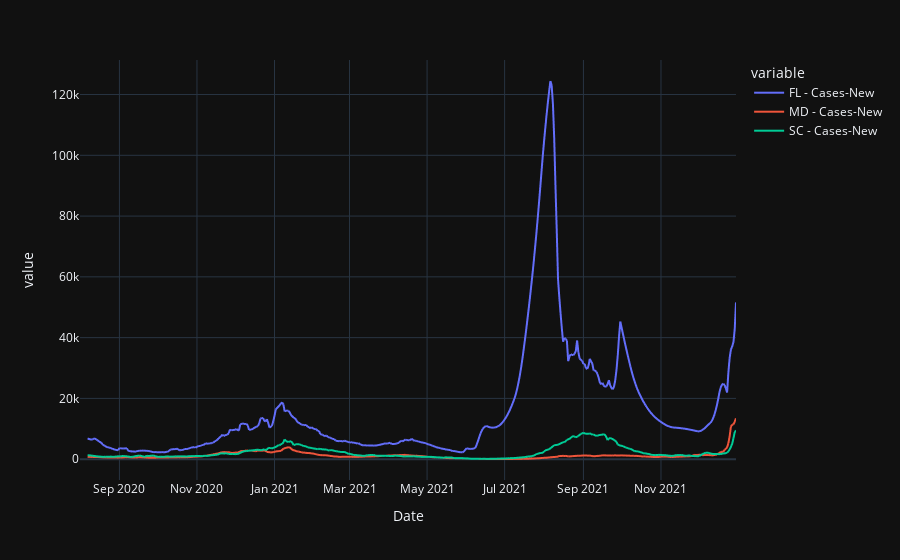

Write notebook code for a chart like this one.
### Code cell
px.line(plot_df_smooth.drop(columns=([c for c in plot_df.columns if 'per 100' in c])))

### Figure 1 — Plotly figure (JSON) as saved in the notebook; plotly's stock layout.template omitted (floating-point values rounded to 4 significant figures; data arrays with more than 128 entries replaced by an {"elided": "..."} marker saying what was removed)
{"data": [{"hovertemplate": "variable=FL - Cases-New<br>Date=%{x}<br>value=%{y}<extra></extra>", "legendgroup": "FL - Cases-New", "line": {"color": "#636efa", "dash": "solid"}, "mode": "lines", "name": "FL - Cases-New", "showlegend": true, "type": "scattergl", "x": {"elided": "517 str values"}, "xaxis": "x", "y": {"elided": "517 float values"}, "yaxis": "y"}, {"hovertemplate": "variable=MD - Cases-New<br>Date=%{x}<br>value=%{y}<extra></extra>", "legendgroup": "MD - Cases-New", "line": {"color": "#EF553B", "dash": "solid"}, "mode": "lines", "name": "MD - Cases-New", "showlegend": true, "type": "scattergl", "x": {"elided": "517 str values"}, "xaxis": "x", "y": {"elided": "517 float values"}, "yaxis": "y"}, {"hovertemplate": "variable=SC - Cases-New<br>Date=%{x}<br>value=%{y}<extra></extra>", "legendgroup": "SC - Cases-New", "line": {"color": "#00cc96", "dash": "solid"}, "mode": "lines", "name": "SC - Cases-New", "showlegend": true, "type": "scattergl", "x": {"elided": "517 str values"}, "xaxis": "x", "y": {"elided": "517 float values"}, "yaxis": "y"}], "layout": {"legend": {"title": {"text": "variable"}, "tracegroupgap": 0}, "margin": {"t": 60}, "xaxis": {"anchor": "y", "domain": [0, 1], "title": {"text": "Date"}}, "yaxis": {"anchor": "x", "domain": [0, 1], "title": {"text": "value"}}}}
